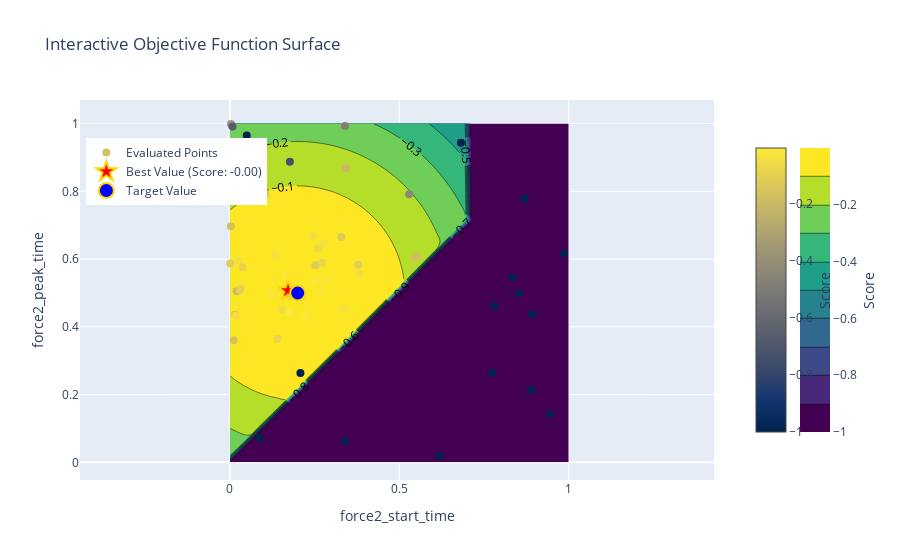

The cell this chart's notebook holds for it:
### Code cell
import plotly.graph_objects as go
from plotly.offline import iplot

def visualize_objective_surface_interactive(optimizer):
    # Use a 2D slice for simplicity (vary two parameters, fix others)
    x = np.linspace(0.0, 1.0, 50)  # Adjust these ranges to match pbounds
    y = np.linspace(0.0, 1.0, 50)  # Adjust these ranges to match pbounds
    X, Y = np.meshgrid(x, y)

    # Fixed parameters for visualization
    force2_start_time_target = 0.2
    force2_peak_time_target = 0.5
    force2_peak_force = 0.8
    force2_end_time = 0.7

    # Compute objective values for each combination of x, y
    Z = np.array([
        objective(xi, yi, force2_peak_force, force2_end_time)
        for xi, yi in zip(np.ravel(X), np.ravel(Y))
    ])
    Z = Z.reshape(X.shape)

    # Extract evaluated points and hover information from optimizer.res
    evaluated_x = []
    evaluated_y = []
    evaluated_scores = []
    hover_texts = []

    for res in optimizer.res:
        params = res["params"]
        score = res["target"]

        evaluated_x.append(params["force2_start_time"])
        evaluated_y.append(params["force2_peak_time"])
        evaluated_scores.append(score)

        # Format hover text to include all parameter values and the score
        hover_text = (
            f"<b>Score:</b> {score:.2f}<br>"
            f"<b>force2_start_time:</b> {params['force2_start_time']:.2f}<br>"
            f"<b>force2_peak_time:</b> {params['force2_peak_time']:.2f}"
        )
        hover_texts.append(hover_text)

    # Extract the best point
    best_params = optimizer.max["params"]
    best_x = best_params["force2_start_time"]
    best_y = best_params["force2_peak_time"]
    best_score = optimizer.max["target"]

    # Create the interactive plot
    fig = go.Figure()

    # Add the contour surface
    fig.add_trace(go.Contour(
        x=x, y=y, z=Z,
        colorscale="Viridis",
        colorbar=dict(
            title="Score",
            titleside="right",
            x=1.12,  # Move colorbar slightly right
            len=0.8  # Adjust colorbar length
        ),
        contours=dict(showlabels=True),
        name="Objective Surface"
    ))

    # Add evaluated points with hover information
    fig.add_trace(go.Scatter(
        x=evaluated_x, y=evaluated_y,
        mode='markers',
        marker=dict(
            size=8,
            color=evaluated_scores,
            colorscale="Cividis",
            showscale=True,
            colorbar=dict(
                title="Score",
                titleside="right",
                x=1.05,  # Move colorbar slightly right
                len=0.8  # Adjust colorbar length
            ),
        ),
        text=hover_texts,  # Add hover information
        hoverinfo="text",  # Display custom hover text
        name="Evaluated Points"
    ))

    # Add the best point
    fig.add_trace(go.Scatter(
        x=[best_x], y=[best_y],
        mode='markers',
        marker=dict(
            size=15,
            color='red',
            symbol='star',
            line=dict(width=2, color='gold')
        ),
        name=f"Best Value (Score: {best_score:.2f})",
        hoverinfo="skip"  # Skip hover text for the best point
    ))

    # Add the target point
    fig.add_trace(go.Scatter(
        x=[force2_start_time_target], y=[force2_peak_time_target],
        mode='markers',
        marker=dict(
            size=15,
            color='blue',
            symbol='circle',
            line=dict(width=2, color='gold')
        ),
        name=f"Target Value",
        hoverinfo="skip"  # Skip hover text for the best point
    ))

    # Update layout for better visualization
    fig.update_layout(
        title="Interactive Objective Function Surface",
        xaxis_title="force2_start_time",
        yaxis_title="force2_peak_time",
        xaxis=dict(scaleanchor="y"),  # Link x-axis scale to y-axis scale
        yaxis=dict(scaleanchor="x"),  # Link y-axis scale to x-axis scale
        legend=dict(yanchor="top", y=0.9, xanchor="left", x=0.01),
        template="plotly"
    )

    # Show the interactive plot
    iplot(fig)


# Example usage:
visualize_objective_surface_interactive(optimizer)

### Figure 1 — Plotly figure (JSON) as saved in the notebook; plotly's stock layout.template omitted (floating-point values rounded to 4 significant figures; data arrays with more than 128 entries replaced by an {"elided": "..."} marker saying what was removed)
{"data": [{"colorbar": {"len": 0.8, "title": {"side": "right", "text": "Score"}, "x": 1.12}, "colorscale": [[0, "#440154"], [0.1111, "#482878"], [0.2222, "#3e4989"], [0.3333, "#31688e"], [0.4444, "#26828e"], [0.5556, "#1f9e89"], [0.6667, "#35b779"], [0.7778, "#6ece58"], [0.8889, "#b5de2b"], [1, "#fde725"]], "contours": {"showlabels": true}, "name": "Objective Surface", "type": "contour", "x": [0, 0.02041, 0.04082, 0.06122, 0.08163, 0.102, 0.1224, 0.1429, 0.1633, 0.1837, 0.2041, 0.2245, 0.2449, 0.2653, 0.2857, 0.3061, 0.3265, 0.3469, 0.3673, 0.3878, 0.4082, 0.4286, 0.449, 0.4694, 0.4898, 0.5102, 0.5306, 0.551, 0.5714, 0.5918, 0.6122, 0.6327, 0.6531, 0.6735, 0.6939, 0.7143, 0.7347, 0.7551, 0.7755, 0.7959, 0.8163, 0.8367, 0.8571, 0.8776, 0.898, 0.9184, 0.9388, 0.9592, 0.9796, 1], "y": [0, 0.02041, 0.04082, 0.06122, 0.08163, 0.102, 0.1224, 0.1429, 0.1633, 0.1837, 0.2041, 0.2245, 0.2449, 0.2653, 0.2857, 0.3061, 0.3265, 0.3469, 0.3673, 0.3878, 0.4082, 0.4286, 0.449, 0.4694, 0.4898, 0.5102, 0.5306, 0.551, 0.5714, 0.5918, 0.6122, 0.6327, 0.6531, 0.6735, 0.6939, 0.7143, 0.7347, 0.7551, 0.7755, 0.7959, 0.8163, 0.8367, 0.8571, 0.8776, 0.898, 0.9184, 0.9388, 0.9592, 0.9796, 1], "z": {"elided": "50x50 float values"}}, {"hoverinfo": "text", "marker": {"color": [-0.1596, -1, -0.4363, -1, -1, -1, -1, -1, -1, -1, -0.1731, -0.1044, -1, -0.7463, -0.03396, -0.1263, -0.3574, -1, -0.2047, -0.6753, -0.2089, -0.08455, -0.4863, -0.04461, -1, -0.1616, -0.07941, -0.147, -0.01888, -1, -0.1109, -0.1981, -0.1294, -1, -0.06558, -0.04772, -0.05855, -0.1179, -0.01675, -0.07876, -1, -0.1535, -0.0397, -0.01794, -1, -0.153, -0.135, -0.04659, -0.1007, -0.09772, -0.05484, -0.004058, -0.04142, -0.01169, -0.03943, -0.01024, -0.03745, -0.01874, -0.009807, -0.006129], "colorbar": {"len": 0.8, "title": {"side": "right", "text": "Score"}, "x": 1.05}, "colorscale": [[0, "#00224e"], [0.1111, "#123570"], [0.2222, "#3b496c"], [0.3333, "#575d6d"], [0.4444, "#707173"], [0.5556, "#8a8678"], [0.6667, "#a59c74"], [0.7778, "#c3b369"], [0.8889, "#e1cc55"], [1, "#fee838"]], "showscale": true, "size": 8}, "mode": "markers", "name": "Evaluated Points", "text": ["<b>Score:</b> -0.16<br><b>force2_start_time:</b> 0.54<br><b>force2_peak_time:</b> 0.60", "<b>Score:</b> -1.00<br><b>force2_start_time:</b> 0.89<br><b>force2_peak_time:</b> 0.44", "<b>Score:</b> -0.44<br><b>force2_start_time:</b> 0.53<br><b>force2_peak_time:</b> 0.79", "<b>Score:</b> -1.00<br><b>force2_start_time:</b> 0.09<br><b>force2_peak_time:</b> 0.07", "<b>Score:</b> -1.00<br><b>force2_start_time:</b> 0.87<br><b>force2_peak_time:</b> 0.78", "<b>Score:</b> -1.00<br><b>force2_start_time:</b> 0.78<br><b>force2_peak_time:</b> 0.46", "<b>Score:</b> -1.00<br><b>force2_start_time:</b> 0.94<br><b>force2_peak_time:</b> 0.14", "<b>Score:</b> -1.00<br><b>force2_start_time:</b> 0.77<br><b>force2_peak_time:</b> 0.26", "<b>Score:</b> -1.00<br><b>force2_start_time:</b> 0.62<br><b>force2_peak_time:</b> 0.02", "<b>Score:</b> -1.00<br><b>force2_start_time:</b> 0.68<br><b>force2_peak_time:</b> 0.94", "<b>Score:</b> -0.17<br><b>force2_start_time:</b> 0.55<br><b>force2_peak_time:</b> 0.61", "<b>Score:</b> -0.10<br><b>force2_start_time:</b> 0.38<br><b>force2_peak_time:</b> 0.58", "<b>Score:</b> -1.00<br><b>force2_start_time:</b> 0.21<br><b>force2_peak_time:</b> 0.26", "<b>Score:</b> -0.75<br><b>force2_start_time:</b> 0.18<br><b>force2_peak_time:</b> 0.89", "<b>Score:</b> -0.03<br><b>force2_start_time:</b> 0.28<br><b>force2_peak_time:</b> 0.65", "<b>Score:</b> -0.13<br><b>force2_start_time:</b> 0.10<br><b>force2_peak_time:</b> 0.79", "<b>Score:</b> -0.36<br><b>force2_start_time:</b> 0.00<br><b>force2_peak_time:</b> 1.00", "<b>Score:</b> -1.00<br><b>force2_start_time:</b> 0.83<br><b>force2_peak_time:</b> 0.55", "<b>Score:</b> -0.20<br><b>force2_start_time:</b> 0.00<br><b>force2_peak_time:</b> 0.84", "<b>Score:</b> -0.68<br><b>force2_start_time:</b> 0.01<br><b>force2_peak_time:</b> 0.99", "<b>Score:</b> -0.21<br><b>force2_start_time:</b> 0.02<br><b>force2_peak_time:</b> 0.51", "<b>Score:</b> -0.08<br><b>force2_start_time:</b> 0.04<br><b>force2_peak_time:</b> 0.58", "<b>Score:</b> -0.49<br><b>force2_start_time:</b> 0.34<br><b>force2_peak_time:</b> 0.99", "<b>Score:</b> -0.04<br><b>force2_start_time:</b> 0.02<br><b>force2_peak_time:</b> 0.60", "<b>Score:</b> -1.00<br><b>force2_start_time:</b> 0.34<br><b>force2_peak_time:</b> 0.06", "<b>Score:</b> -0.16<br><b>force2_start_time:</b> 0.00<br><b>force2_peak_time:</b> 0.70", "<b>Score:</b> -0.08<br><b>force2_start_time:</b> 0.27<br><b>force2_peak_time:</b> 0.59", "<b>Score:</b> -0.15<br><b>force2_start_time:</b> 0.09<br><b>force2_peak_time:</b> 0.81", "<b>Score:</b> -0.02<br><b>force2_start_time:</b> 0.29<br><b>force2_peak_time:</b> 0.54", "<b>Score:</b> -1.00<br><b>force2_start_time:</b> 0.99<br><b>force2_peak_time:</b> 0.62", "<b>Score:</b> -0.11<br><b>force2_start_time:</b> 0.00<br><b>force2_peak_time:</b> 0.59", "<b>Score:</b> -0.20<br><b>force2_start_time:</b> 0.34<br><b>force2_peak_time:</b> 0.87", "<b>Score:</b> -0.13<br><b>force2_start_time:</b> 0.33<br><b>force2_peak_time:</b> 0.66", "<b>Score:</b> -1.00<br><b>force2_start_time:</b> 0.05<br><b>force2_peak_time:</b> 0.96", "<b>Score:</b> -0.07<br><b>force2_start_time:</b> 0.03<br><b>force2_peak_time:</b> 0.51", "<b>Score:</b> -0.05<br><b>force2_start_time:</b> 0.24<br><b>force2_peak_time:</b> 0.67", "<b>Score:</b> -0.06<br><b>force2_start_time:</b> 0.26<br><b>force2_peak_time:</b> 0.63", "<b>Score:</b> -0.12<br><b>force2_start_time:</b> 0.25<br><b>force2_peak_time:</b> 0.58", "<b>Score:</b> -0.02<br><b>force2_start_time:</b> 0.12<br><b>force2_peak_time:</b> 0.50", "<b>Score:</b> -0.08<br><b>force2_start_time:</b> 0.14<br><b>force2_peak_time:</b> 0.36", "<b>Score:</b> -1.00<br><b>force2_start_time:</b> 0.89<br><b>force2_peak_time:</b> 0.21", "<b>Score:</b> -0.15<br><b>force2_start_time:</b> 0.01<br><b>force2_peak_time:</b> 0.44", "<b>Score:</b> -0.04<br><b>force2_start_time:</b> 0.34<br><b>force2_peak_time:</b> 0.45", "<b>Score:</b> -0.02<br><b>force2_start_time:</b> 0.15<br><b>force2_peak_time:</b> 0.51", "<b>Score:</b> -1.00<br><b>force2_start_time:</b> 0.85<br><b>force2_peak_time:</b> 0.50", "<b>Score:</b> -0.15<br><b>force2_start_time:</b> 0.01<br><b>force2_peak_time:</b> 0.36", "<b>Score:</b> -0.13<br><b>force2_start_time:</b> 0.09<br><b>force2_peak_time:</b> 0.81", "<b>Score:</b> -0.05<br><b>force2_start_time:</b> 0.02<br><b>force2_peak_time:</b> 0.43", "<b>Score:</b> -0.10<br><b>force2_start_time:</b> 0.03<br><b>force2_peak_time:</b> 0.51", "<b>Score:</b> -0.10<br><b>force2_start_time:</b> 0.18<br><b>force2_peak_time:</b> 0.49", "<b>Score:</b> -0.05<br><b>force2_start_time:</b> 0.16<br><b>force2_peak_time:</b> 0.45", "<b>Score:</b> -0.00<br><b>force2_start_time:</b> 0.17<br><b>force2_peak_time:</b> 0.51", "<b>Score:</b> -0.04<br><b>force2_start_time:</b> 0.38<br><b>force2_peak_time:</b> 0.56", "<b>Score:</b> -0.01<br><b>force2_start_time:</b> 0.22<br><b>force2_peak_time:</b> 0.43", "<b>Score:</b> -0.04<br><b>force2_start_time:</b> 0.21<br><b>force2_peak_time:</b> 0.48", "<b>Score:</b> -0.01<br><b>force2_start_time:</b> 0.16<br><b>force2_peak_time:</b> 0.55", "<b>Score:</b> -0.04<br><b>force2_start_time:</b> 0.13<br><b>force2_peak_time:</b> 0.61", "<b>Score:</b> -0.02<br><b>force2_start_time:</b> 0.27<br><b>force2_peak_time:</b> 0.51", "<b>Score:</b> -0.01<br><b>force2_start_time:</b> 0.17<br><b>force2_peak_time:</b> 0.44", "<b>Score:</b> -0.01<br><b>force2_start_time:</b> 0.25<br><b>force2_peak_time:</b> 0.54"], "type": "scatter", "x": [0.5449, 0.8918, 0.5289, 0.08713, 0.87, 0.7805, 0.9447, 0.7742, 0.6176, 0.6818, 0.5528, 0.3787, 0.2081, 0.1769, 0.2773, 0.1046, 0.00324, 0.8335, 0.001155, 0.0074, 0.01993, 0.03669, 0.3396, 0.0228, 0.3397, 0.002808, 0.2724, 0.0886, 0.2876, 0.9857, 0.00062, 0.3417, 0.3286, 0.04967, 0.03146, 0.2445, 0.2587, 0.2522, 0.121, 0.1403, 0.8894, 0.01457, 0.3361, 0.1527, 0.8524, 0.01098, 0.09201, 0.01631, 0.02969, 0.1792, 0.1568, 0.1716, 0.3822, 0.224, 0.2138, 0.1632, 0.132, 0.2687, 0.1724, 0.2504], "y": [0.6028, 0.4376, 0.7917, 0.07104, 0.7782, 0.4615, 0.1434, 0.2646, 0.01879, 0.9437, 0.6069, 0.5834, 0.2635, 0.8874, 0.6456, 0.7913, 0.9988, 0.5462, 0.8359, 0.9914, 0.5054, 0.5756, 0.9932, 0.5957, 0.06252, 0.6969, 0.589, 0.8115, 0.5375, 0.6172, 0.5871, 0.8679, 0.665, 0.9648, 0.5137, 0.67, 0.6314, 0.5815, 0.4968, 0.3643, 0.2136, 0.4358, 0.4538, 0.5079, 0.4988, 0.3601, 0.8061, 0.4329, 0.5085, 0.4908, 0.4507, 0.507, 0.5576, 0.4297, 0.4849, 0.5523, 0.6105, 0.5073, 0.4421, 0.5353]}, {"hoverinfo": "skip", "marker": {"color": "red", "line": {"color": "gold", "width": 2}, "size": 15, "symbol": "star"}, "mode": "markers", "name": "Best Value (Score: -0.00)", "type": "scatter", "x": [0.1716], "y": [0.507]}, {"hoverinfo": "skip", "marker": {"color": "blue", "line": {"color": "gold", "width": 2}, "size": 15, "symbol": "circle"}, "mode": "markers", "name": "Target Value", "type": "scatter", "x": [0.2], "y": [0.5]}], "layout": {"legend": {"x": 0.01, "xanchor": "left", "y": 0.9, "yanchor": "top"}, "title": {"text": "Interactive Objective Function Surface"}, "xaxis": {"scaleanchor": "y", "title": {"text": "force2_start_time"}}, "yaxis": {"scaleanchor": "x", "title": {"text": "force2_peak_time"}}}}
